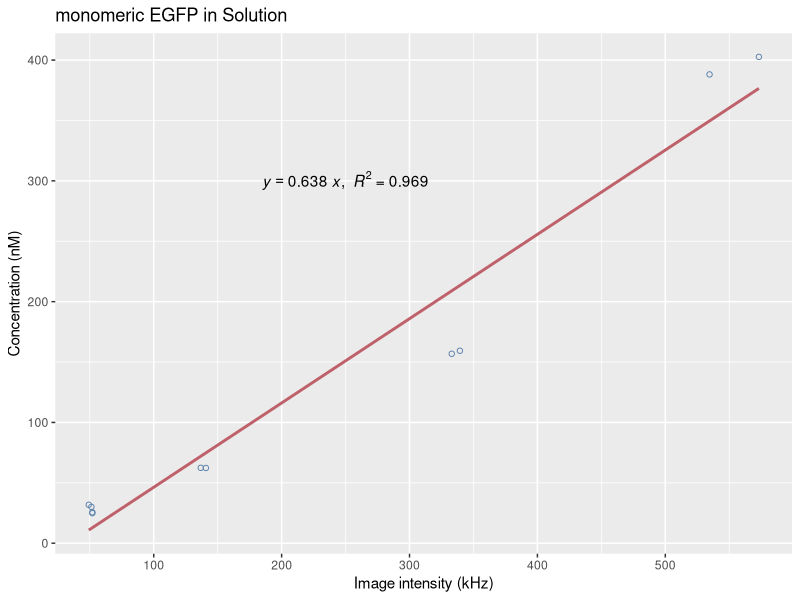
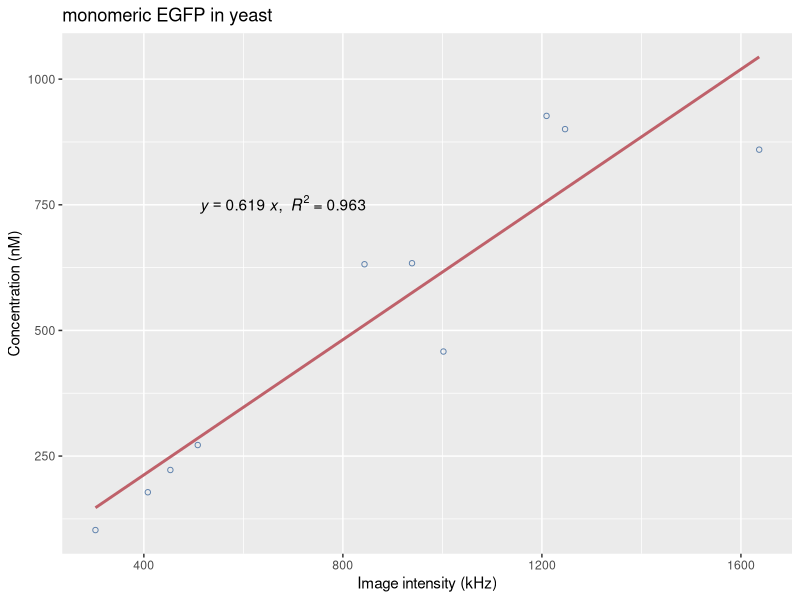
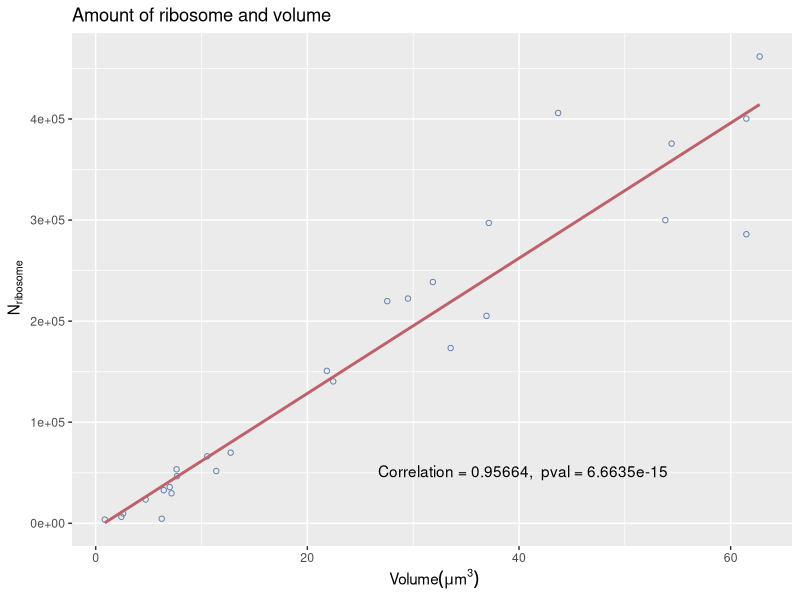
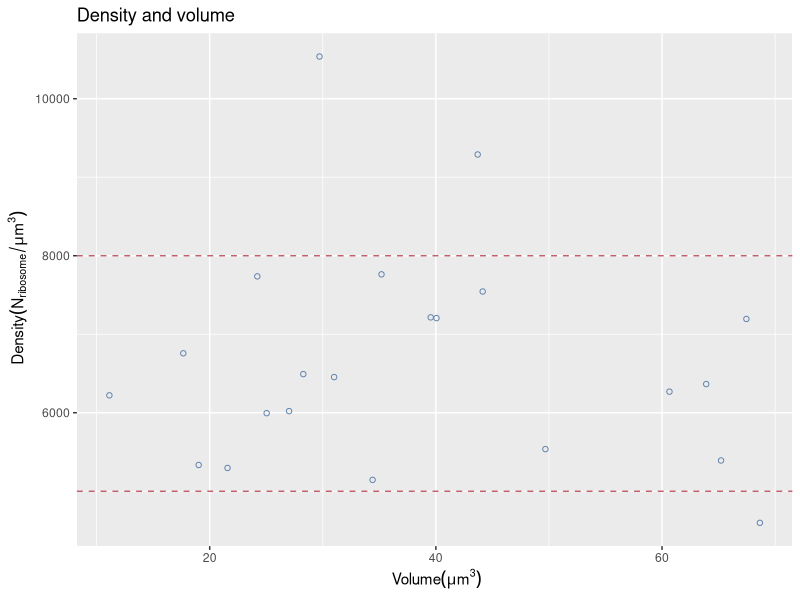
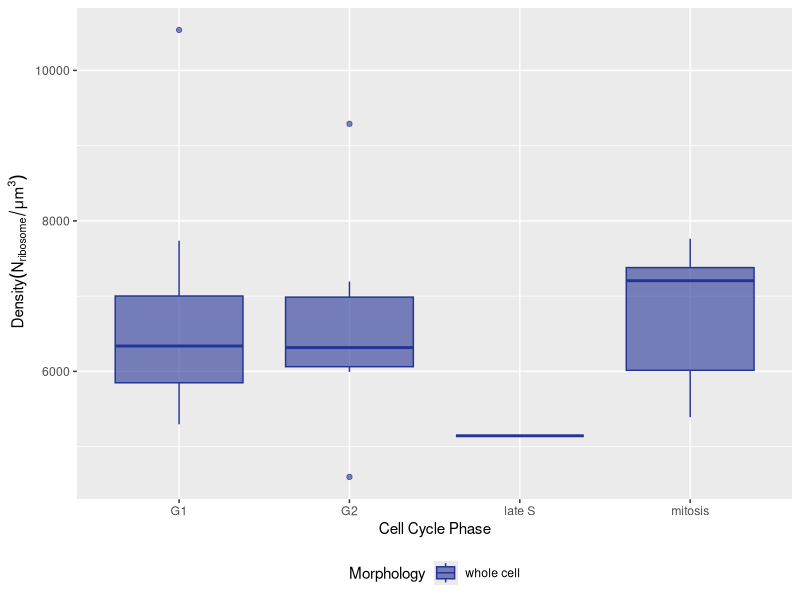
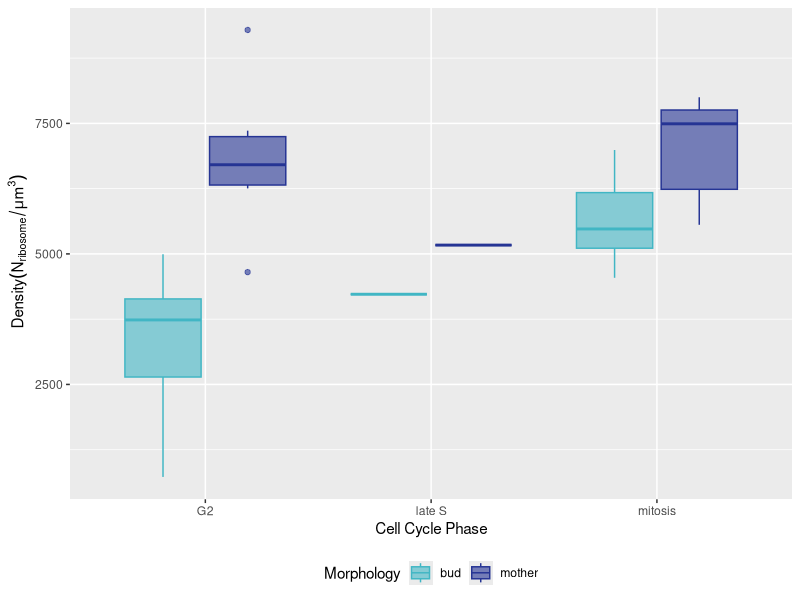

These figures' R source, in order:
#############
# Procedure #
############# 
library(ggplot2)
library(dplyr)

###############################################################################
# Calibration EGFP in vitro
egfpsol <- read.csv('Data/egfpsol.csv', header = TRUE)
colnames(egfpsol) <- c('x','y')
lm_eq <- function(df){
    m <- lm(y ~ 0+x, df); #intercept at 0,0
    eq <- substitute(italic(y) ==  b ~italic(x)*','~~italic(R)^2~'='~r2,
                     list(b = format(unname(coef(m)[1]), digits = 3),
                          r2 = format(summary(m)$r.squared, digits = 3)))
    as.character(as.expression(eq));
}
fluoplot <- ggplot(data = egfpsol, mapping = aes(x = x, y = y)) +
    geom_point(shape=1,color='#5e81ac') +
    geom_smooth(method = 'lm', data = egfpsol, se=FALSE,color='#bf616a') # to add trendline
f <- fluoplot + 
    annotate('text', x = 250, y = 300, label = lm_eq(egfpsol), parse = TRUE) + #to show equation
    labs(title = 'monomeric EGFP in Solution',
         x = 'Image intensity (kHz)',
         y = 'Concentration (nM)') 
print(f)

###############################################################################
# Calibration EGFP in vivo
egfp1 <- read.csv('Data/egfp1.csv', header = TRUE)
colnames(egfp1) <- c('x','y')
lm_eq <- function(df){
    m <- lm(y ~ 0+x, df); #intercept at 0,0
    eq <- substitute(italic(y) ==  b ~italic(x)*','~~italic(R)^2~'='~r2,
                     list(b = format(unname(coef(m)[1]), digits = 3),
                          r2 = format(summary(m)$r.squared, digits = 3)))
    as.character(as.expression(eq));
}
fluoplot <- ggplot(data = egfp1, mapping = aes(x = x, y = y)) +
    geom_point(shape=1,color='#5e81ac') +
    geom_smooth(method = 'lm', data = egfp1, se=FALSE,color='#bf616a') # to add trendline
f <- fluoplot + 
    annotate('text', x = 680, y = 750, label = lm_eq(egfp1), parse = TRUE) + #to show equation
    labs(title = 'monomeric EGFP in yeast',
         x = 'Image intensity (kHz)',
         y = 'Concentration (nM)') 
print(f)

###############################################################################
# Plot yeast N_corrected against Volume with reg_line and correlation
# Only mother & buds
rpl <- read.csv('Data/rpl3.csv',sep=';', header = TRUE)
## Exclude whole cells
idtf <- rpl[,2]!='whole cell'
rpl <- rpl[idtf,]
lm_eq <- function(df){
    m <- lm(Number_corrected ~ 0+Volume, df);
    corr <- cor.test(df[[3]],df[[4]])
    eq <- substitute(~~Correlation~'='~c *','~~pval~'='~p, #only corr, no regression
                     list(c = format(unname(corr$estimate), digits = 5),
                          p = format(corr$p.value, digits = 5)))
    as.character(as.expression(eq));
}
fluoplot <- ggplot(data = rpl, mapping = aes(x = Volume, y = Number_corrected)) +
    geom_point(shape=1,color='#5e81ac') +
    geom_smooth(method = "lm", data = rpl, se=FALSE,color='#bf616a') # to add trendline
f <- fluoplot + 
    annotate("text", x = 40, y = 0.5e5, label = lm_eq(rpl), parse = TRUE) + #to show equation
    ggtitle('Amount of ribosome and volume') +
    xlab(~'Volume' (mu * m^3))+
    ylab(~N[ribosome]) 
print(f)

###############################################################################
# Plot yeast Density against Volume with 2 dashed lines
# whole cells
rpl <- read.csv('Data/rpl3.csv',sep=';', header = TRUE)
## Only whole cells
idtf <- rpl[,2]=='whole cell'
rpl <- rpl[idtf,]
lm_eq <- function(df){
    m <- lm(Volume ~ 0+Density, df);
    corr <- cor(df[4],df[5])
    eq <- substitute(Correlation~'='~c,
                     list(c = format(corr, digits = 5)))
    as.character(as.expression(eq));
}
fluoplot <- ggplot(data = rpl, mapping = aes(x = Volume, y = Density)) +
    geom_point(shape=1,color='#5e81ac') +
    geom_hline(yintercept=8000, linetype="dashed", color = "#bf616a") + #dash1
    geom_hline(yintercept=5000, linetype="dashed", color = "#bf616a") #dash2
f <- fluoplot + 
    ggtitle('Density and volume') +
    xlab(~'Volume' (mu * m^3))+
    ylab(~'Density' (N[ribosome]/mu * m^3)) 
print(f)

###############################################################################
# Grouped boxplot of whole cells (density) vs all cell cycle phase
rpl <- read.csv('Data/rpl3.csv',sep=';', header = TRUE)
## Only whole cells
idtf <- rpl[,2]=='whole cell'
rpl <- rpl[idtf,]
rpl <- rpl[c(1,2,5)] #Choose only relevant columns
colnames(rpl) <- c('CellCyclePhase', 'Morphology','Density') #Rename cols for better legends
ylgnbl <- c(#'#c7e9b4',
    #'#41b6c4',
    '#253494')
rpl$Morphology<-factor(rpl$Morphology) #Set this column as factor
rpl$CellCyclePhase<-factor(rpl$CellCyclePhase)
bp <- ggplot(rpl, aes(CellCyclePhase, Density, colour=Morphology,fill=Morphology)) +
    geom_boxplot(outlier.shape = 21,alpha=0.6)+
    ylab(~'Density' (N[ribosome]/mu * m^3))+
    xlab('Cell Cycle Phase')
bp + 
    scale_fill_manual(values=ylgnbl) + 
    scale_colour_manual(values=ylgnbl) + 
    theme(legend.position = "bottom")

###############################################################################
# Grouped boxplot of mother & bud (density) vs cellcycle phase 
rpl <- read.csv('Data/rpl3.csv',sep=';', header = TRUE)
## Exclude whole cells
idtf <- rpl[,2]!='whole cell'
rpl <- rpl[idtf,]
rpl <- rpl[c(1,2,5)] #Choose only relevant columns
colnames(rpl) <- c('CellCyclePhase', 'Morphology','Density') #Rename cols for better legends
ylgnbl <- c(#'#c7e9b4',
    '#41b6c4',
    '#253494')
rpl$Morphology<-factor(rpl$Morphology) #Set this column as factor
rpl$CellCyclePhase<-factor(rpl$CellCyclePhase)
bp <- ggplot(rpl, aes(CellCyclePhase, Density, colour=Morphology,fill=Morphology)) +
    geom_boxplot(outlier.shape = 21,alpha=0.6)+
    ylab(~'Density' (N[ribosome]/mu * m^3))+
    xlab('Cell Cycle Phase')
bp + 
    scale_fill_manual(values=ylgnbl) + 
    scale_colour_manual(values=ylgnbl) + 
    theme(legend.position = "bottom")

